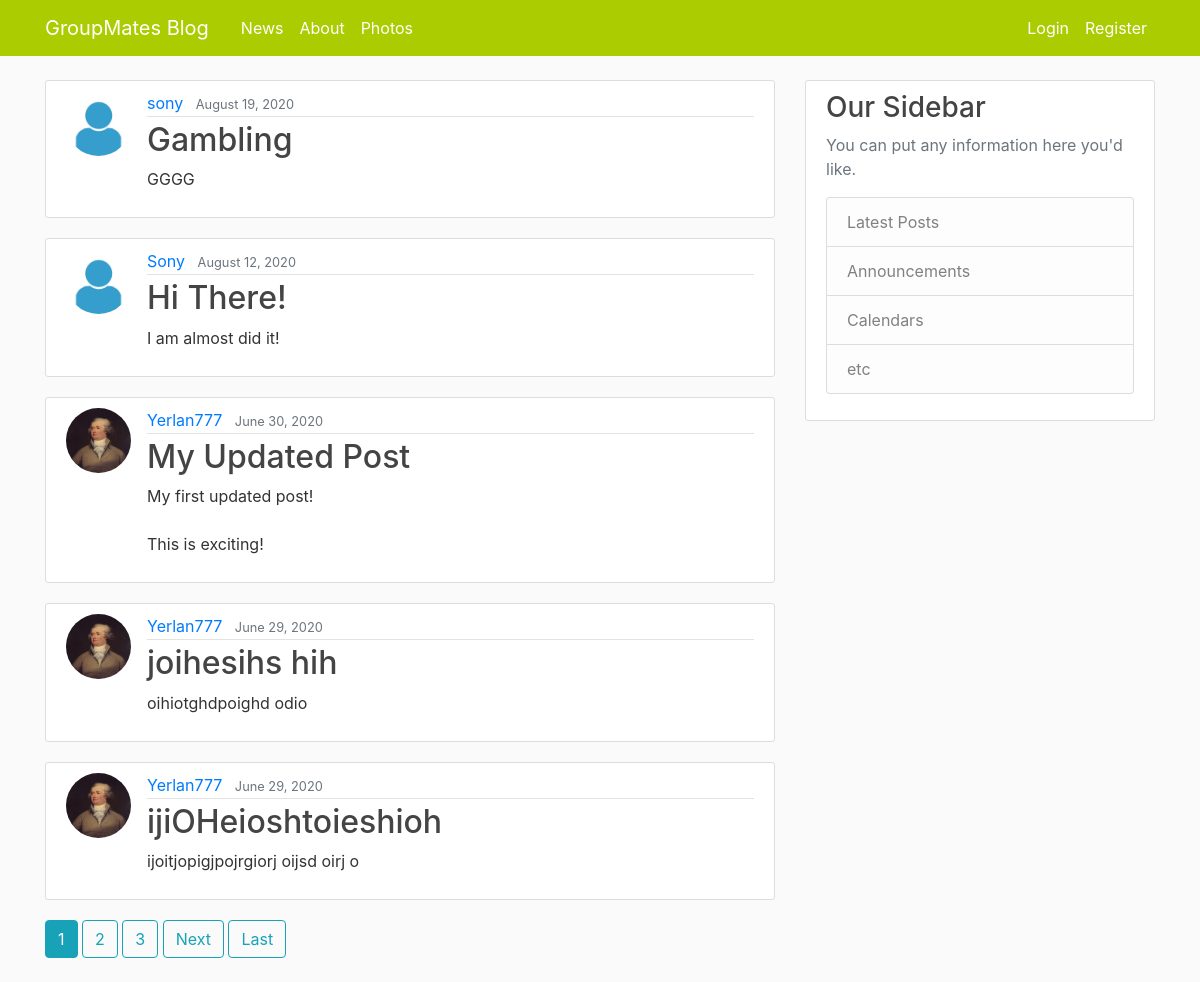
Before: / with the older database file.
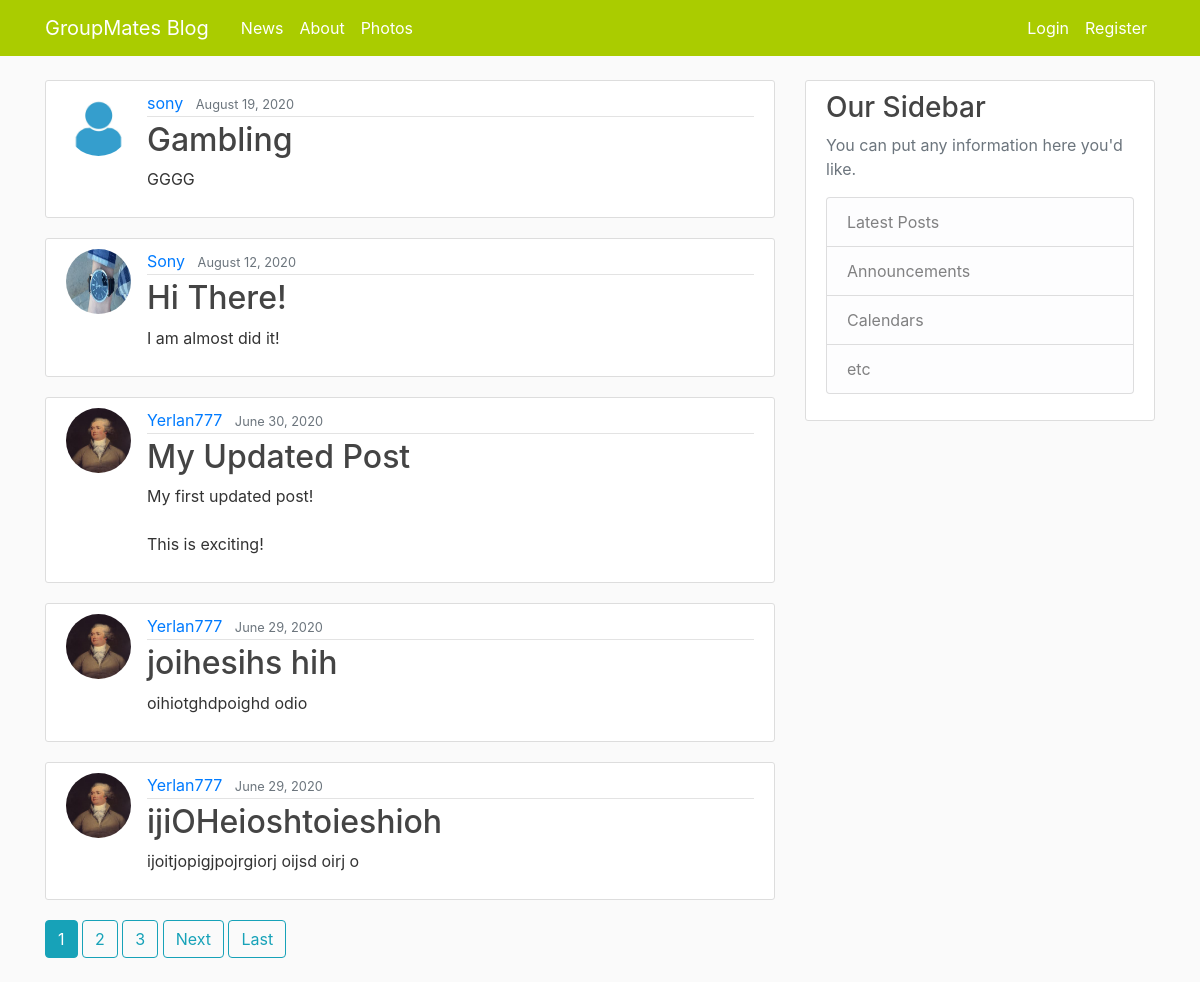
After: the same page with the newer database file.
### BlogApp/models.py (models this page shows, shortened)
class Post(models.Model):
    title = models.CharField(max_length=100)
    content = models.TextField()
    date_posted = models.DateTimeField(default=timezone.now)
    author = models.ForeignKey(User, on_delete=models.CASCADE)

### users/models.py (models this page shows, shortened)
class Profile(models.Model):
    user = models.OneToOneField(User, on_delete=models.CASCADE)
    image = models.ImageField(default="default.jpg", upload_to="profile_pics")
    nickname = models.CharField(max_length=100, null=True, blank=True)
    birthday = models.DateField(null=True, blank=True)

### BlogApp/views.py (the view)
# urls.py: path('', PostListView.as_view(), name= "blog-home"),
class PostListView(ListView):
    model = Post
    template_name = "BlogApp/home.html" # <app>/<model>_<viewtype>.html
    context_object_name = "posts"
    ordering = ["-date_posted"]
    paginate_by = 5

### BlogApp/templates/BlogApp/home.html (shortened to what this page needs)
{% extends "BlogApp/base.html" %}
{% block content %}
    {% for post in posts %}
            <article class="media content-section">
                <img class="rounded-circle article-img" src="{{ post.author.profile.image.url }}">
              <div class="media-body">
                <div class="article-metadata">
                  <a class="mr-2" href="{% url 'user-posts' post.author.username %}">{{ post.author }}</a>
                  <small class="text-muted">{{ post.date_posted|date:"F d, Y" }}</small>
                </div>
                <h2><a class="article-title" href="{% url 'post-detail' post.id %}">{{ post.title }}</a></h2>
                <p class="article-content">{{ post.content }}</p>
              </div>
            </article>
    {% endfor %}
    {% if is_paginated %}
    {% for num in page_obj.paginator.page_range %}
        {% if page_obj.number == num %}
          <a class="btn btn-info mb-4" href="?page={{ num }}">{{ num }}</a>
        {% elif num > page_obj.number|add:"-3" and  num < page_obj.number|add:"3"  %}
          <a class="btn btn-outline-info mb-4" href="?page={{ num }}">{{ num }}</a>
        {% endif %}
    {% endfor %}
    {% if page_obj.has_next %}
      <a class="btn btn-outline-info mb-4" href="?page={{ page_obj.next_page_number}}">Next</a>
      <a class="btn btn-outline-info mb-4" href="?page={{ page_obj.paginator.num_pages }}">Last</a>
    {% endif %}
    {% endif %}
{% endblock content %}

Changed rows visible on the page:
changed through a linked row, Post "Hi There!": author.profile.image: picture added in place of a placeholder
